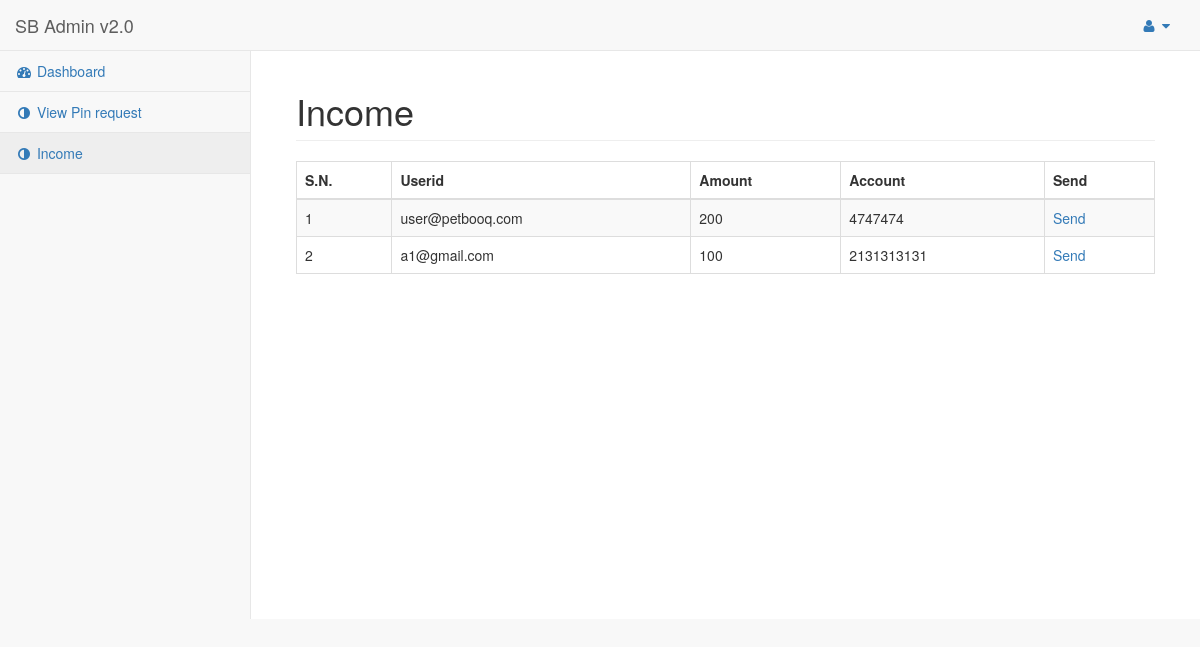
Page /admin/income.php (signed in) on the committed database.
### tables this page shows
CREATE TABLE `income` (
  `id` int(11) NOT NULL,
  `user_id` varchar(50) NOT NULL,
  `day_bal` int(11) NOT NULL,
  `current_bal` int(11) NOT NULL,
  `total_bal` int(11) NOT NULL
);

CREATE TABLE `user` (
  `id` int(11) NOT NULL,
  `email` varchar(50) NOT NULL,
  `password` varchar(50) NOT NULL,
  `mobile` varchar(50) NOT NULL,
  `address` varchar(50) NOT NULL,
  `account` varchar(50) NOT NULL,
  `under_userid` varchar(50) NOT NULL,
  `side` varchar(50) NOT NULL,
  `date` date DEFAULT NULL
);

### admin/income.php (the view, shortened to what this page needs)
<?php
include 'include/connect.php';
?>
<!DOCTYPE html>
<html lang="en">
<head>
    <link href="vendor/bootstrap/css/bootstrap.min.css" rel="stylesheet">
    <link href="vendor/metisMenu/metisMenu.min.css" rel="stylesheet">
    <link href="dist/css/sb-admin-2.css" rel="stylesheet">
    <link href="vendor/font-awesome/css/font-awesome.min.css" rel="stylesheet" type="text/css">
</head>
<body>
    <div id="wrapper">
        <?php include 'include/menu.php';?>
        <div id="page-wrapper">
            <div class="container-fluid">
                <div class="row">
                    <div class="col-lg-12">
                        <h1 class="page-header">Income</h1>
                    </div>
                </div>
                <div class="row">
                    <div class="col-lg-12">
                        <div class="table table-responsive">
                            <table class="table table-bordered table-striped">
                                <thead>
                                    <tr>
                                        <th>S.N.</th>
                                        <th>Userid</th>
                                        <th>Amount</th>
                                        <th>Account</th>
                                        <th>Send</th>
                                    </tr>
                                </thead>
                                <?php
                                $query=  mysqli_query($con, "SELECT * FROM `income` WHERE `current_bal`>=100");
                                if(mysqli_num_rows($query)> 0){
                                   $i=1;
                                    while ($row=  mysqli_fetch_array($query)){
                                        $userid=$row['user_id'];
                                        $amount=$row['current_bal'];
                                        $query_user=  mysqli_query($con, "SELECT * FROM `user` WHERE `email`='$userid'");
                                        $result=  mysqli_fetch_array($query_user);
                                        $account=$result['account'];
                                        ?>
                                      <tr>
                                    <td><?php echo $i; ?></td>
                                    <td><?php echo $userid; ?></td>
                                    <td><?php echo $amount; ?></td>
                                    <td><?php echo $account; ?></td>
                                    <td><a href="income.php?<?php echo 'userid='.$userid.'&amount='.$amount ?>">Send</a></td>
                                      </tr>
                                   <?php
                                        $i++;
                                    }
                                }
                                else {
                                    ?>
                                <tr>
                                    <td colspan="5">No user exist</td>
                                </tr>
                                <?php
                                 }
                                ?>
                            </table>
                        </div>
                    </div>
                </div>
            </div>
        </div>
    </div>
</body>
</html>

### rows in the picture
income: user "user@petbooq.com", current_bal "200", user.account "4747474"
income: user "a1@gmail.com", current_bal "100", user.account "2131313131"
